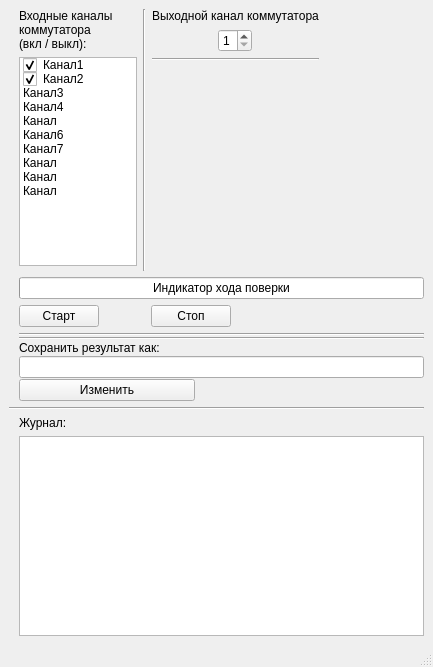
<?xml version="1.0" encoding="UTF-8"?>
<ui version="4.0">
 <class>MainWindow</class>
 <widget class="QMainWindow" name="MainWindow">
  <property name="windowModality">
   <enum>Qt::NonModal</enum>
  </property>
  <property name="geometry">
   <rect>
    <x>0</x>
    <y>0</y>
    <width>433</width>
    <height>667</height>
   </rect>
  </property>
  <property name="sizePolicy">
   <sizepolicy hsizetype="Preferred" vsizetype="Preferred">
    <horstretch>0</horstretch>
    <verstretch>0</verstretch>
   </sizepolicy>
  </property>
  <property name="windowTitle">
   <string>Поверка</string>
  </property>
  <widget class="QWidget" name="centralwidget">
   <property name="acceptDrops">
    <bool>false</bool>
   </property>
   <layout class="QGridLayout" name="gridLayout">
    <item row="0" column="0">
     <layout class="QVBoxLayout" name="verticalLayout_2">
      <property name="sizeConstraint">
       <enum>QLayout::SetNoConstraint</enum>
      </property>
      <property name="leftMargin">
       <number>10</number>
      </property>
      <item>
       <widget class="QLabel" name="label_2">
        <property name="sizePolicy">
         <sizepolicy hsizetype="Preferred" vsizetype="Fixed">
          <horstretch>0</horstretch>
          <verstretch>0</verstretch>
         </sizepolicy>
        </property>
        <property name="text">
         <string>Входные каналы 
коммутатора 
(вкл / выкл):</string>
        </property>
        <property name="wordWrap">
         <bool>false</bool>
        </property>
       </widget>
      </item>
      <item alignment="Qt::AlignLeft|Qt::AlignTop">
       <widget class="QListWidget" name="listWidget">
        <property name="sizePolicy">
         <sizepolicy hsizetype="Fixed" vsizetype="Fixed">
          <horstretch>0</horstretch>
          <verstretch>0</verstretch>
         </sizepolicy>
        </property>
        <property name="minimumSize">
         <size>
          <width>0</width>
          <height>209</height>
         </size>
        </property>
        <property name="maximumSize">
         <size>
          <width>118</width>
          <height>16777215</height>
         </size>
        </property>
        <item>
         <property name="text">
          <string>Канал1</string>
         </property>
         <property name="checkState">
          <enum>Checked</enum>
         </property>
        </item>
        <item>
         <property name="text">
          <string>Канал2</string>
         </property>
         <property name="checkState">
          <enum>Checked</enum>
         </property>
        </item>
        <item>
         <property name="text">
          <string>Канал3</string>
         </property>
        </item>
        <item>
         <property name="text">
          <string>Канал4</string>
         </property>
        </item>
        <item>
         <property name="text">
          <string>Канал</string>
         </property>
        </item>
        <item>
         <property name="text">
          <string>Канал6</string>
         </property>
        </item>
        <item>
         <property name="text">
          <string>Канал7</string>
         </property>
        </item>
        <item>
         <property name="text">
          <string>Канал</string>
         </property>
        </item>
        <item>
         <property name="text">
          <string>Канал</string>
         </property>
        </item>
        <item>
         <property name="text">
          <string>Канал</string>
         </property>
        </item>
       </widget>
      </item>
     </layout>
    </item>
    <item row="0" column="1">
     <widget class="Line" name="line_4">
      <property name="orientation">
       <enum>Qt::Vertical</enum>
      </property>
     </widget>
    </item>
    <item row="0" column="2" colspan="3">
     <layout class="QGridLayout" name="gridLayout_3">
      <item row="0" column="0" alignment="Qt::AlignTop">
       <widget class="QLabel" name="label_4">
        <property name="sizePolicy">
         <sizepolicy hsizetype="Preferred" vsizetype="Fixed">
          <horstretch>0</horstretch>
          <verstretch>0</verstretch>
         </sizepolicy>
        </property>
        <property name="text">
         <string>Выходной канал коммутатора</string>
        </property>
       </widget>
      </item>
      <item row="2" column="0" alignment="Qt::AlignHCenter">
       <widget class="QSpinBox" name="spinBox">
        <property name="minimum">
         <number>1</number>
        </property>
        <property name="maximum">
         <number>5</number>
        </property>
       </widget>
      </item>
      <item row="3" column="0">
       <widget class="Line" name="line_5">
        <property name="orientation">
         <enum>Qt::Horizontal</enum>
        </property>
       </widget>
      </item>
      <item row="4" column="0">
       <spacer name="verticalSpacer">
        <property name="orientation">
         <enum>Qt::Vertical</enum>
        </property>
        <property name="sizeType">
         <enum>QSizePolicy::Fixed</enum>
        </property>
        <property name="sizeHint" stdset="0">
         <size>
          <width>20</width>
          <height>210</height>
         </size>
        </property>
       </spacer>
      </item>
     </layout>
    </item>
    <item row="9" column="0" colspan="6">
     <widget class="Line" name="line_2">
      <property name="orientation">
       <enum>Qt::Horizontal</enum>
      </property>
     </widget>
    </item>
    <item row="0" column="5">
     <spacer name="horizontalSpacer">
      <property name="orientation">
       <enum>Qt::Horizontal</enum>
      </property>
      <property name="sizeHint" stdset="0">
       <size>
        <width>40</width>
        <height>20</height>
       </size>
      </property>
     </spacer>
    </item>
    <item row="10" column="0" colspan="6">
     <layout class="QVBoxLayout" name="verticalLayout_3">
      <property name="leftMargin">
       <number>10</number>
      </property>
      <item>
       <widget class="QLabel" name="label_3">
        <property name="text">
         <string>Журнал:</string>
        </property>
       </widget>
      </item>
      <item>
       <widget class="QTextBrowser" name="textBrowser"/>
      </item>
     </layout>
    </item>
    <item row="8" column="0" colspan="6">
     <layout class="QVBoxLayout" name="verticalLayout">
      <property name="spacing">
       <number>1</number>
      </property>
      <property name="sizeConstraint">
       <enum>QLayout::SetMinimumSize</enum>
      </property>
      <property name="leftMargin">
       <number>10</number>
      </property>
      <item>
       <widget class="Line" name="line_3">
        <property name="orientation">
         <enum>Qt::Horizontal</enum>
        </property>
       </widget>
      </item>
      <item>
       <widget class="Line" name="line">
        <property name="orientation">
         <enum>Qt::Horizontal</enum>
        </property>
       </widget>
      </item>
      <item>
       <widget class="QLabel" name="label">
        <property name="sizePolicy">
         <sizepolicy hsizetype="Preferred" vsizetype="Maximum">
          <horstretch>0</horstretch>
          <verstretch>0</verstretch>
         </sizepolicy>
        </property>
        <property name="text">
         <string>Сохранить результат как:</string>
        </property>
       </widget>
      </item>
      <item>
       <widget class="QLineEdit" name="lineEdit"/>
      </item>
      <item>
       <widget class="QPushButton" name="pushButton_3">
        <property name="sizePolicy">
         <sizepolicy hsizetype="Fixed" vsizetype="Fixed">
          <horstretch>0</horstretch>
          <verstretch>0</verstretch>
         </sizepolicy>
        </property>
        <property name="maximumSize">
         <size>
          <width>176</width>
          <height>16777215</height>
         </size>
        </property>
        <property name="text">
         <string>Изменить</string>
        </property>
       </widget>
      </item>
     </layout>
    </item>
    <item row="3" column="0" colspan="6">
     <layout class="QGridLayout" name="gridLayout_2">
      <property name="sizeConstraint">
       <enum>QLayout::SetDefaultConstraint</enum>
      </property>
      <property name="leftMargin">
       <number>10</number>
      </property>
      <item row="4" column="0">
       <widget class="QPushButton" name="pushButton_2">
        <property name="sizePolicy">
         <sizepolicy hsizetype="Fixed" vsizetype="Fixed">
          <horstretch>0</horstretch>
          <verstretch>0</verstretch>
         </sizepolicy>
        </property>
        <property name="text">
         <string>Старт</string>
        </property>
       </widget>
      </item>
      <item row="3" column="0" colspan="4">
       <widget class="QProgressBar" name="progressBar">
        <property name="sizePolicy">
         <sizepolicy hsizetype="Expanding" vsizetype="Fixed">
          <horstretch>0</horstretch>
          <verstretch>0</verstretch>
         </sizepolicy>
        </property>
        <property name="mouseTracking">
         <bool>false</bool>
        </property>
        <property name="layoutDirection">
         <enum>Qt::LeftToRight</enum>
        </property>
        <property name="value">
         <number>0</number>
        </property>
        <property name="textVisible">
         <bool>true</bool>
        </property>
        <property name="invertedAppearance">
         <bool>false</bool>
        </property>
        <property name="format">
         <string>Индикатор хода поверки</string>
        </property>
       </widget>
      </item>
      <item row="4" column="1">
       <spacer name="horizontalSpacer_4">
        <property name="orientation">
         <enum>Qt::Horizontal</enum>
        </property>
        <property name="sizeType">
         <enum>QSizePolicy::Fixed</enum>
        </property>
        <property name="sizeHint" stdset="0">
         <size>
          <width>40</width>
          <height>20</height>
         </size>
        </property>
       </spacer>
      </item>
      <item row="4" column="2">
       <widget class="QPushButton" name="pushButton">
        <property name="sizePolicy">
         <sizepolicy hsizetype="Fixed" vsizetype="Fixed">
          <horstretch>0</horstretch>
          <verstretch>0</verstretch>
         </sizepolicy>
        </property>
        <property name="text">
         <string>Стоп</string>
        </property>
       </widget>
      </item>
      <item row="4" column="3">
       <spacer name="horizontalSpacer_5">
        <property name="orientation">
         <enum>Qt::Horizontal</enum>
        </property>
        <property name="sizeType">
         <enum>QSizePolicy::Expanding</enum>
        </property>
        <property name="sizeHint" stdset="0">
         <size>
          <width>40</width>
          <height>20</height>
         </size>
        </property>
       </spacer>
      </item>
     </layout>
    </item>
   </layout>
  </widget>
  <widget class="QMenuBar" name="menubar">
   <property name="geometry">
    <rect>
     <x>0</x>
     <y>0</y>
     <width>433</width>
     <height>25</height>
    </rect>
   </property>
  </widget>
  <widget class="QStatusBar" name="statusbar"/>
 </widget>
 <tabstops>
  <tabstop>listWidget</tabstop>
  <tabstop>lineEdit</tabstop>
  <tabstop>pushButton_3</tabstop>
  <tabstop>textBrowser</tabstop>
 </tabstops>
 <resources/>
 <connections/>
</ui>
